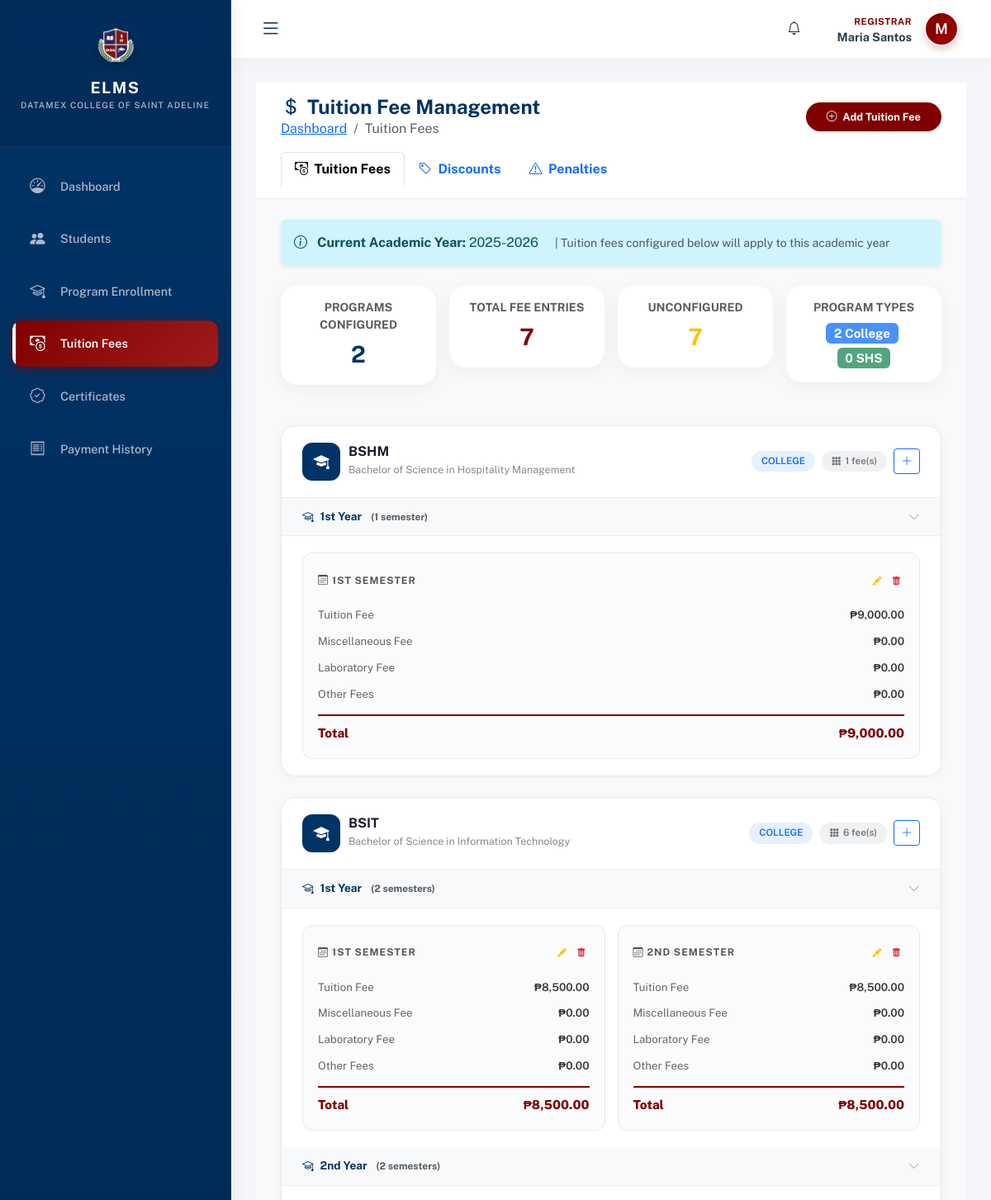
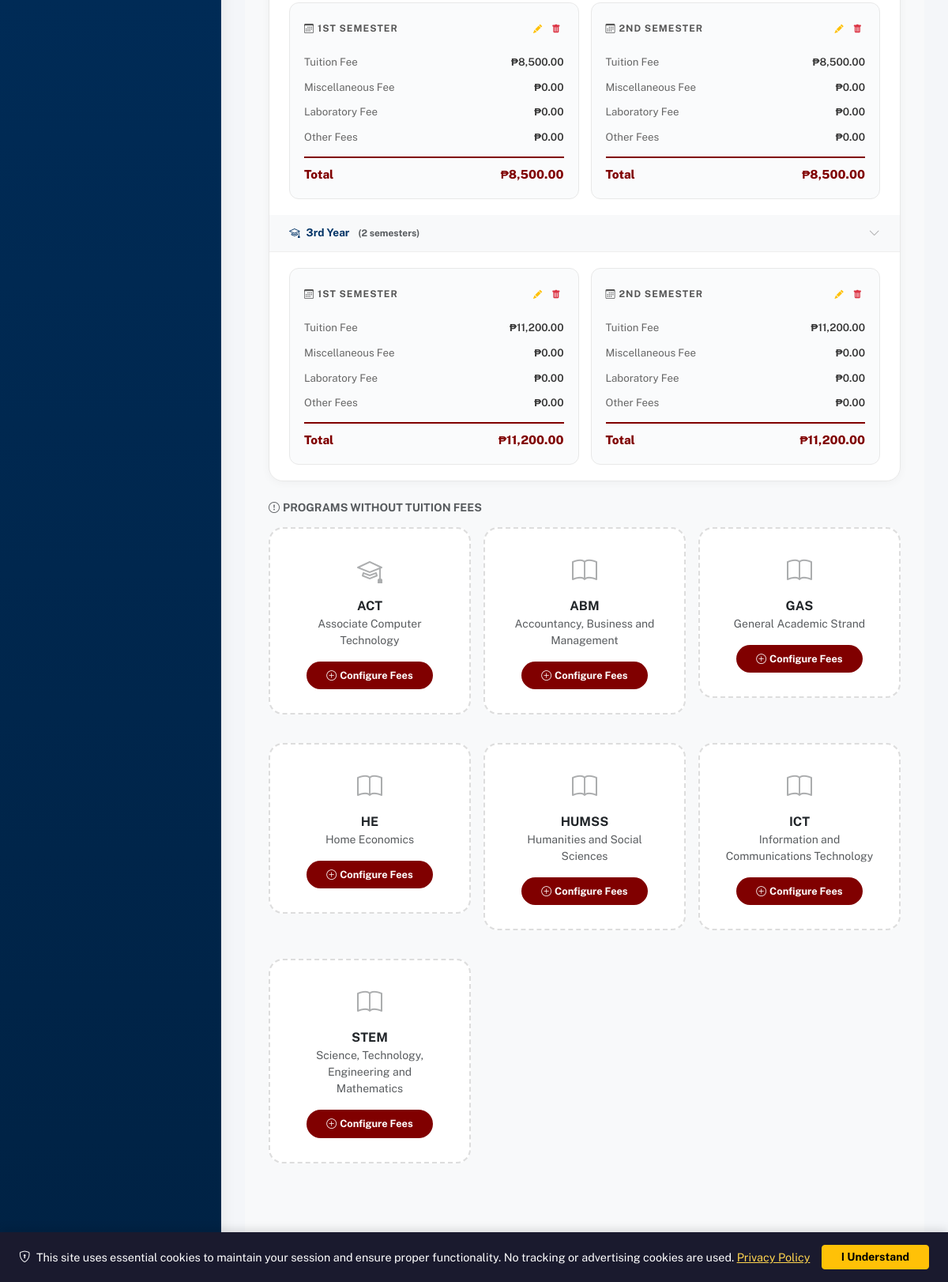
The page /modules/registrar/tuition_fees.php (signed in) on the database its author committed (2 pictures, top to bottom).
### tables this page shows
CREATE TABLE `academic_years` (
  `id` int(10) UNSIGNED NOT NULL,
  `year_name` varchar(20) NOT NULL,
  `start_date` date DEFAULT NULL,
  `end_date` date DEFAULT NULL,
  `is_active` tinyint(1) DEFAULT 0,
  `status` varchar(20) DEFAULT 'upcoming',
  `created_at` timestamp NOT NULL DEFAULT current_timestamp(),
  `updated_at` timestamp NOT NULL DEFAULT current_timestamp() ON UPDATE current_timestamp()
);

CREATE TABLE `program_tuition_fees` (
  `id` int(10) UNSIGNED NOT NULL,
  `program_id` int(10) UNSIGNED NOT NULL,
  `program_type` enum('college','shs') NOT NULL DEFAULT 'college',
  `year_level_id` int(10) UNSIGNED DEFAULT NULL,
  `semester` enum('1st','2nd','summer') DEFAULT '1st',
  `tuition_fee` decimal(10,2) NOT NULL DEFAULT 0.00,
  `misc_fee` decimal(10,2) DEFAULT 0.00,
  `lab_fee` decimal(10,2) DEFAULT 0.00,
  `other_fees` decimal(10,2) DEFAULT 0.00,
  `total_fee` decimal(10,2) GENERATED ALWAYS AS (`tuition_fee` + `misc_fee` + `lab_fee` + `other_fees`) STORED,
  `academic_year_id` int(10) UNSIGNED DEFAULT NULL,
  `is_active` tinyint(1) DEFAULT 1,
  `created_at` timestamp NOT NULL DEFAULT current_timestamp(),
  `updated_at` timestamp NOT NULL DEFAULT current_timestamp() ON UPDATE current_timestamp()
);

CREATE TABLE `programs` (
  `id` int(10) UNSIGNED NOT NULL,
  `program_code` varchar(20) NOT NULL,
  `program_name` varchar(100) NOT NULL,
  `degree_level` enum('Certificate','Associate','Bachelor','Master','Doctorate') DEFAULT 'Bachelor',
  `school_id` int(10) UNSIGNED NOT NULL,
  `is_active` tinyint(1) DEFAULT 1,
  `created_at` timestamp NOT NULL DEFAULT current_timestamp()
);

CREATE TABLE `shs_strands` (
  `id` int(10) UNSIGNED NOT NULL,
  `track_id` int(10) UNSIGNED NOT NULL,
  `strand_code` varchar(20) NOT NULL,
  `strand_name` varchar(100) NOT NULL,
  `description` text DEFAULT NULL,
  `is_active` tinyint(1) DEFAULT 1,
  `created_at` timestamp NOT NULL DEFAULT current_timestamp()
);

### modules/registrar/tuition_fees.php (the view, shortened to what this page needs)
<?php
require_once '../../config/init.php';
$programs_result = $conn->query("SELECT id, program_code, program_name FROM programs WHERE is_active = 1 ORDER BY program_code");
$shs_strands_result = $conn->query("SELECT id, strand_code, strand_name FROM shs_strands WHERE is_active = 1 ORDER BY strand_code");
$current_ay = $conn->query("SELECT id, year_name FROM academic_years WHERE is_active = 1 LIMIT 1")->fetch_assoc();
$tuition_fees_query = "
    SELECT ptf.*,
           COALESCE(ptf.program_type, 'college') as ptype,
           COALESCE(p.program_code, ss.strand_code) as program_code,
           COALESCE(p.program_name, ss.strand_name) as program_name,
           COALESCE(pyl.year_name, sgl.grade_name) as year_name,
           COALESCE(pyl.year_level, sgl.grade_level, 0) as year_sort
    FROM program_tuition_fees ptf
    LEFT JOIN programs p ON ptf.program_id = p.id AND COALESCE(ptf.program_type, 'college') = 'college'
    LEFT JOIN shs_strands ss ON ptf.program_id = ss.id AND ptf.program_type = 'shs'
    LEFT JOIN program_year_levels pyl ON ptf.year_level_id = pyl.id AND COALESCE(ptf.program_type, 'college') = 'college'
    LEFT JOIN shs_grade_levels sgl ON ptf.year_level_id = sgl.id AND ptf.program_type = 'shs'
    WHERE ptf.is_active = 1
    ORDER BY ptf.program_type, COALESCE(p.program_code, ss.strand_code), COALESCE(pyl.year_level, sgl.grade_level), ptf.semester
";
$tuition_fees_result = $conn->query($tuition_fees_query);
$fees_by_program = [];
if ($tuition_fees_result && $tuition_fees_result->num_rows > 0) {
    while ($fee = $tuition_fees_result->fetch_assoc()) {
        $key = $fee['ptype'] . '_' . $fee['program_id'];
        if (!isset($fees_by_program[$key])) {
            $fees_by_program[$key] = [
                'program_id' => $fee['program_id'],
                'program_type' => $fee['ptype'],
                'program_code' => $fee['program_code'],
                'program_name' => $fee['program_name'],
                'fees' => [],
                'total_configured' => 0,
            ];
        }
        $year_key = $fee['year_level_id'] ?: 'all';
        $year_name = $fee['year_name'] ?: 'All Year Levels';
        if (!isset($fees_by_program[$key]['fees'][$year_key])) {
            $fees_by_program[$key]['fees'][$year_key] = [
                'year_name' => $year_name,
                'year_sort' => $fee['year_sort'],
                'semesters' => [],
            ];
        }
        $fees_by_program[$key]['fees'][$year_key]['semesters'][$fee['semester']] = $fee;
        $fees_by_program[$key]['total_configured']++;
    }
}
$unconfigured_programs = [];
$programs_result->data_seek(0);
while ($p = $programs_result->fetch_assoc()) {
    $key = 'college_' . $p['id'];
    if (!isset($fees_by_program[$key])) {
        $unconfigured_programs[] = ['id' => $p['id'], 'type' => 'college', 'code' => $p['program_code'], 'name' => $p['program_name']];
    }
}
$shs_strands_result->data_seek(0);
while ($s = $shs_strands_result->fetch_assoc()) {
    $key = 'shs_' . $s['id'];
    if (!isset($fees_by_program[$key])) {
        $unconfigured_programs[] = ['id' => $s['id'], 'type' => 'shs', 'code' => $s['strand_code'], 'name' => $s['strand_name']];
    }
}
include '../../includes/header.php';
?>
<div class="header-fixed-part animate__animated animate__fadeInDown">
    <div class="d-flex justify-content-between align-items-center flex-wrap gap-2 mb-3">
        <div>
            <h4 class="fw-bold mb-0" style="color: var(--blue);"><i class="bi bi-currency-dollar me-2 text-maroon"></i>Tuition Fee Management</h4>
            <nav aria-label="breadcrumb">
                <ol class="breadcrumb mb-0 small">
                    <li class="breadcrumb-item"><a href="dashboard.php">Dashboard</a></li>
                    <li class="breadcrumb-item active">Tuition Fees</li>
                </ol>
            </nav>
        </div>
        <div class="d-flex gap-2" id="headerActions">
            <button class="btn btn-maroon-pill shadow-sm" id="btnAddTuition" data-bs-toggle="modal" data-bs-target="#addTuitionModal">
                <i class="bi bi-plus-circle me-1"></i> Add Tuition Fee
            </button>
        </div>
    </div>
    <ul class="nav nav-tabs border-0" id="feeTabs" role="tablist">
        <li class="nav-item">
            <button class="nav-link active fw-bold" id="tuition-tab" data-bs-toggle="tab" data-bs-target="#tuitionPane" type="button" role="tab" onclick="switchTab('tuition')">
                <i class="bi bi-cash-coin me-1"></i> Tuition Fees
            </button>
        </li>
        <li class="nav-item">
            <button class="nav-link fw-bold" id="discounts-tab" data-bs-toggle="tab" data-bs-target="#discountsPane" type="button" role="tab" onclick="switchTab('discounts')">
                <i class="bi bi-tag me-1"></i> Discounts
            </button>
        </li>
        <li class="nav-item">
            <button class="nav-link fw-bold" id="penalties-tab" data-bs-toggle="tab" data-bs-target="#penaltiesPane" type="button" role="tab" onclick="switchTab('penalties')">
                <i class="bi bi-exclamation-triangle me-1"></i> Penalties
            </button>
        </li>
    </ul>
</div>
<div class="body-scroll-part">
    <div class="tab-content" id="feeTabContent">
    <div class="tab-pane fade show active" id="tuitionPane" role="tabpanel">
    <div class="alert alert-info border-0 shadow-sm mb-4">
        <i class="bi bi-info-circle me-2"></i>
        <strong>Current Academic Year:</strong> <?php echo htmlspecialchars($current_ay['year_name'] ?? 'Not Set'); ?>
        <span class="ms-3 text-muted small">| Tuition fees configured below will apply to this academic year</span>
    </div>
    <div class="row g-3 mb-4">
        <div class="col-md-3">
            <div class="main-card-modern p-3 text-center">
                <div class="text-muted small fw-bold text-uppercase mb-1">Programs Configured</div>
                <div class="fs-3 fw-bold" style="color: var(--blue);"><?php echo count($fees_by_program); ?></div>
            </div>
        </div>
        <div class="col-md-3">
            <div class="main-card-modern p-3 text-center">
                <div class="text-muted small fw-bold text-uppercase mb-1">Total Fee Entries</div>
                <div class="fs-3 fw-bold" style="color: var(--maroon);"><?php echo array_sum(array_column($fees_by_program, 'total_configured')); ?></div>
            </div>
        </div>
        <div class="col-md-3">
            <div class="main-card-modern p-3 text-center">
                <div class="text-muted small fw-bold text-uppercase mb-1">Unconfigured</div>
                <div class="fs-3 fw-bold text-warning"><?php echo count($unconfigured_programs); ?></div>
            </div>
        </div>
        <div class="col-md-3">
            <div class="main-card-modern p-3 text-center">
                <div class="text-muted small fw-bold text-uppercase mb-1">Program Types</div>
                <div class="fs-5 fw-bold">
                    <?php
                    $college_cnt = 0; $shs_cnt = 0;
                    foreach ($fees_by_program as $fp) { if ($fp['program_type'] === 'college') $college_cnt++; else $shs_cnt++; }
                    ?>
                    <span class="badge bg-primary bg-opacity-75 me-1"><?php echo $college_cnt; ?> College</span>
                    <span class="badge bg-success bg-opacity-75"><?php echo $shs_cnt; ?> SHS</span>
                </div>
            </div>
        </div>
    </div>
    <?php if (!empty($fees_by_program)): ?>
        <?php foreach ($fees_by_program as $prog_key => $prog): ?>
        <div class="program-card animate__animated animate__fadeInUp">
            <div class="program-card-header">
                <div class="program-badge">
                    <div class="icon-circle" style="background: <?php echo $prog['program_type'] === 'shs' ? '#198754' : 'var(--blue)'; ?>;">
                        <i class="bi bi-<?php echo $prog['program_type'] === 'shs' ? 'book' : 'mortarboard-fill'; ?>"></i>
                    </div>
                    <div class="program-meta">
                        <h5><?php echo htmlspecialchars($prog['program_code']); ?></h5>
                        <small><?php echo htmlspecialchars($prog['program_name']); ?></small>
                    </div>
                </div>
                <div class="d-flex align-items-center gap-2">
                    <span class="stat-pill bg-<?php echo $prog['program_type'] === 'shs' ? 'success' : 'primary'; ?> bg-opacity-10 text-<?php echo $prog['program_type'] === 'shs' ? 'success' : 'primary'; ?>">
                        <?php echo strtoupper($prog['program_type']); ?>
                    </span>
                    <span class="stat-pill bg-secondary bg-opacity-10 text-secondary">
                        <i class="bi bi-grid-3x3-gap-fill"></i> <?php echo $prog['total_configured']; ?> fee(s)
                    </span>
                    <button class="btn btn-sm btn-outline-primary" onclick="openAddForProgram('<?php echo $prog['program_type']; ?>', <?php echo $prog['program_id']; ?>)" title="Add fee for this program">
                        <i class="bi bi-plus-lg"></i>
                    </button>
                </div>
            </div>
            <div class="year-accordion">
                <?php foreach ($prog['fees'] as $year_key => $year_data): ?>
                <div class="year-section">
                    <div class="year-header" onclick="toggleYear(this)" data-year="<?php echo $prog_key . '_' . $year_key; ?>">
                        <span class="year-label">
                            <i class="bi bi-mortarboard me-2"></i><?php echo htmlspecialchars($year_data['year_name']); ?>
                            <span class="ms-2 text-muted small">(<?php echo count($year_data['semesters']); ?> semester<?php echo count($year_data['semesters']) > 1 ? 's' : ''; ?>)</span>
                        </span>
                        <i class="bi bi-chevron-down chevron"></i>
                    </div>
                    <div class="year-body">
                        <div class="semester-grid">
                            <?php
                            $sem_order = ['1st', '2nd', 'summer'];
                            foreach ($sem_order as $sem):
                                if (!isset($year_data['semesters'][$sem])) continue;
                                $sf = $year_data['semesters'][$sem];
                            ?>
                            <div class="semester-card">
                                <div class="sem-label">
                                    <span><i class="bi bi-calendar3 me-1"></i><?php echo $sem === 'summer' ? 'Summer Term' : $sem . ' Semester'; ?></span>
                                    <div class="d-flex gap-1">
                                        <button class="btn btn-sm btn-outline-warning border-0 p-1" onclick="editTuition(<?php echo $sf['id']; ?>)" title="Edit"><i class="bi bi-pencil-fill" style="font-size:0.7rem;"></i></button>
                                        <button class="btn btn-sm btn-outline-danger border-0 p-1" onclick="deleteTuition(<?php echo $sf['id']; ?>)" title="Delete"><i class="bi bi-trash-fill" style="font-size:0.7rem;"></i></button>
                                    </div>
                                </div>
                                <div class="fee-row">
                                    <span class="fee-label">Tuition Fee</span>
                                    <span class="fee-value">₱<?php echo number_format($sf['tuition_fee'], 2); ?></span>
                                </div>
                                <div class="fee-row">
                                    <span class="fee-label">Miscellaneous Fee</span>
                                    <span class="fee-value">₱<?php echo number_format($sf['misc_fee'] ?? 0, 2); ?></span>
                                </div>
                                <div class="fee-row">
                                    <span class="fee-label">Laboratory Fee</span>
                                    <span class="fee-value">₱<?php echo number_format($sf['lab_fee'] ?? 0, 2); ?></span>
                                </div>
                                <div class="fee-row">
                                    <span class="fee-label">Other Fees</span>
                                    <span class="fee-value">₱<?php echo number_format($sf['other_fees'] ?? 0, 2); ?></span>
                                </div>
                                <div class="fee-total">
                                    <span>Total</span>
                                    <span>₱<?php echo number_format($sf['total_fee'] ?? ($sf['tuition_fee'] + ($sf['misc_fee'] ?? 0) + ($sf['lab_fee'] ?? 0) + ($sf['other_fees'] ?? 0)), 2); ?></span>
                                </div>
                            </div>
                            <?php endforeach; ?>
                        </div>
                    </div>
                </div>
                <?php endforeach; ?>
            </div>
        </div>
        <?php endforeach; ?>
    <?php endif; ?>
    <?php if (!empty($unconfigured_programs)): ?>
    <h6 class="fw-bold text-muted text-uppercase small mt-4 mb-3"><i class="bi bi-exclamation-circle me-1"></i>Programs Without Tuition Fees</h6>
    <div class="row g-3">
        <?php foreach ($unconfigured_programs as $up): ?>
        <div class="col-md-4">
            <div class="unconfigured-card">
                <i class="bi bi-<?php echo $up['type'] === 'shs' ? 'book' : 'mortarboard'; ?> fs-2 d-block mb-2 text-muted opacity-50"></i>
                <div class="fw-bold"><?php echo htmlspecialchars($up['code']); ?></div>
                <small class="text-muted d-block mb-3"><?php echo htmlspecialchars($up['name']); ?></small>
                <button class="btn btn-sm btn-maroon-pill" onclick="openAddForProgram('<?php echo $up['type']; ?>', <?php echo $up['id']; ?>)">
                    <i class="bi bi-plus-circle me-1"></i>Configure Fees
                </button>
            </div>
        </div>
        <?php endforeach; ?>
    </div>
    <?php endif; ?>
    </div>
    </div>
</div>
<?php include '../../includes/footer.php'; ?>
</body>
</html>

### rows shown on the page
academic_years: year_name "2025-2026"
program_tuition_fees: program_code "BSHM", program_name "Bachelor of Science in Hospitality Management", program_type "COLLEGE", total_configured "1", year_name "1st Year", count($year_data['semesters']) "1", sem "1ST", tuition_fee "9,000.00", misc_fee "0.00", lab_fee "0.00", other_fees "0.00", total_fee "9,000.00"
program_tuition_fees: program_code "BSIT", program_name "Bachelor of Science in Information Technology", program_type "COLLEGE", id "6", year_name "1st Year", count($year_data['semesters']) "2", sem "2ND", tuition_fee "8,500.00", misc_fee "0.00", lab_fee "0.00", other_fees "0.00", total_fee "8,500.00", year_name "2nd Year", year_name "3rd Year"
program_tuition_fees: sem "1ST", tuition_fee "8,500.00", misc_fee "0.00", lab_fee "0.00", other_fees "0.00", total_fee "8,500.00"
program_tuition_fees: sem "1ST", tuition_fee "8,500.00", misc_fee "0.00", lab_fee "0.00", other_fees "0.00", total_fee "8,500.00"
program_tuition_fees: sem "2ND", tuition_fee "8,500.00", misc_fee "0.00", lab_fee "0.00", other_fees "0.00", total_fee "8,500.00"
program_tuition_fees: sem "1ST", tuition_fee "11,200.00", misc_fee "0.00", lab_fee "0.00", other_fees "0.00", total_fee "11,200.00"
program_tuition_fees: sem "2ND", tuition_fee "11,200.00", misc_fee "0.00", lab_fee "0.00", other_fees "0.00", total_fee "11,200.00"
programs: program_code "ACT", program_name "Associate Computer Technology"
shs_strands: strand_code "ABM", strand_name "Accountancy, Business and Management"
shs_strands: strand_code "GAS", strand_name "General Academic Strand"
shs_strands: strand_code "HE", strand_name "Home Economics"
shs_strands: strand_code "HUMSS", strand_name "Humanities and Social Sciences"
shs_strands: strand_code "ICT", strand_name "Information and Communications Technology"
shs_strands: strand_code "STEM", strand_name "Science, Technology, Engineering and Mathematics"

### other values the page prints
$_SESSION['role'] "REGISTRAR"
$_SESSION['name'] "Maria Santos"
substr($_SESSION['name'] ?? 'U', 0, 1) "M"
count($fees_by_program) "2"
array_sum(array_column($fees_by_program, 'total_configured')) "7"
count($unconfigured_programs) "7"
$college_cnt "2"
$shs_cnt "0"
